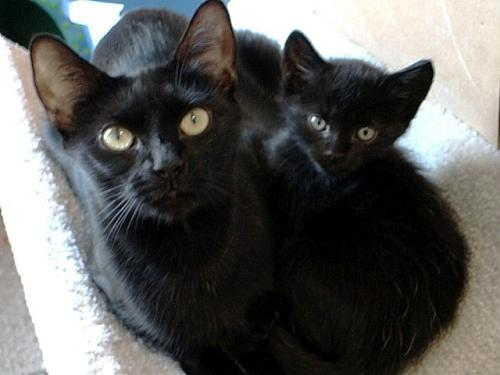
#> input picture Dataset_CvDl_Hw2/Q5/inference_dataset/Cat/8046.jpg, 500 x 375 px, given in place of logo.jpg, which was not available
$ python cvdl_hw2_func.py
#> lines starting #> are read from the running program, lines starting #| are printed output that depends on the picture; pictures that were not available may be replaced by others from this repository, and a replacement may not be noted
import cv2
import numpy as np
import matplotlib.pyplot as plt
from sklearn.decomposition import PCA
from sklearn.metrics import mean_squared_error

# [145 lines left out: functions background_subtraction, optical_flow_preprocessing, optical_flow_video_tracking, not called in this run]

def pca():
    # 讀取ARGB圖像
    image = cv2.imread("./Dataset_CvDl_Hw2/Q3/logo.jpg", cv2.IMREAD_UNCHANGED)
#> image is the input picture: shape (375, 500, 3); mean B, G, R 90.7, 92.6, 92.3

    # 1. 轉換為灰度圖
    gray_image = cv2.cvtColor(image, cv2.COLOR_BGR2GRAY)
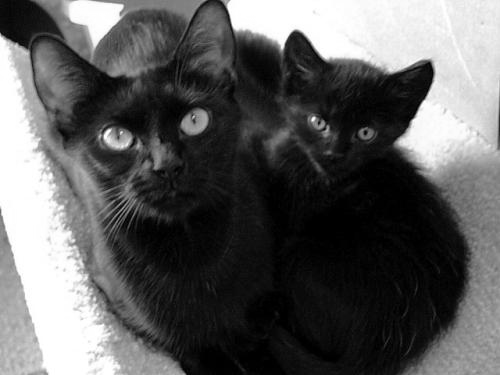
#> gray_image: shape (375, 500); min 0, max 255, mean 92.3

    # 2. 正規化灰度圖像
    normalized_image = gray_image / 255.0

    # 獲取圖像尺寸
    height, width = normalized_image.shape
#> height = 375; width = 500

    # 初始化PCA
    pca = PCA()

    # 初始化最小誤差和最小主成分數量
    min_error = float('inf')
    min_components = 0

    # 迭代主成分數量，計算重建誤差
    for n in range(1, min(height, width) + 1):
        pca.n_components = n
        transformed_image = pca.fit_transform(normalized_image)
        reconstructed_image = pca.inverse_transform(transformed_image)
        mse = mean_squared_error(normalized_image, reconstructed_image)

        # 判斷是否滿足條件
        if mse <= 3.0 and mse < min_error:
            min_error = mse
            min_components = n
#> this loop made 375 passes
#> mse on passes 1 to 12: 0.0318, 0.0165, 0.0123, 0.00859, 0.00662, 0.00536, 0.00467, 0.00405, 0.00356, 0.00317, 0.00283, 0.00252
#> pass 1, in pca, `reconstructed_image = pca.inverse_transform(transformed_image)`:
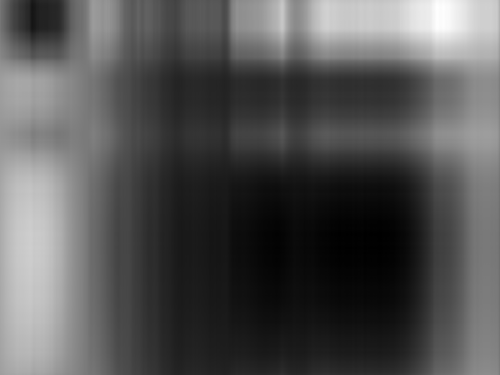
#> reconstructed_image: shape (375, 500) float64; min -0.0834, max 1.27, mean 0.362; drawn with min black and max white
#> pass 2, in pca, `reconstructed_image = pca.inverse_transform(transformed_image)`:
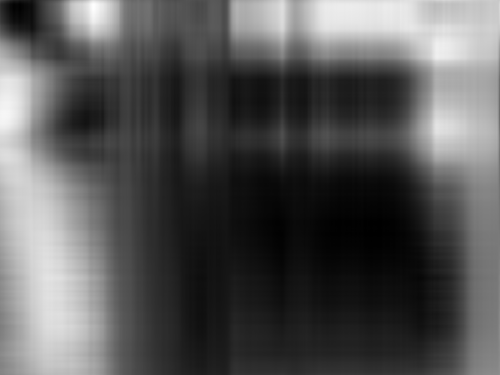
#> reconstructed_image: shape (375, 500) float64; min -0.0614, max 1.19, mean 0.362; drawn with min black and max white
#> pass 3, in pca, `reconstructed_image = pca.inverse_transform(transformed_image)`:
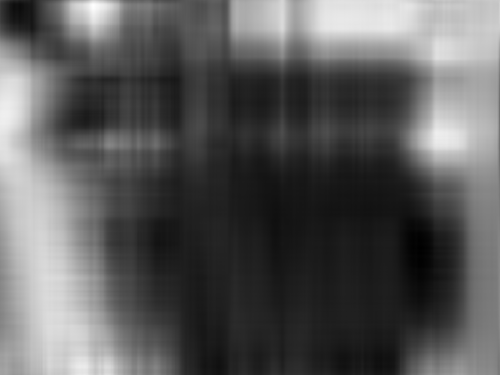
#> reconstructed_image: shape (375, 500) float64; min -0.115, max 1.22, mean 0.362; drawn with min black and max white
#> after the loop:
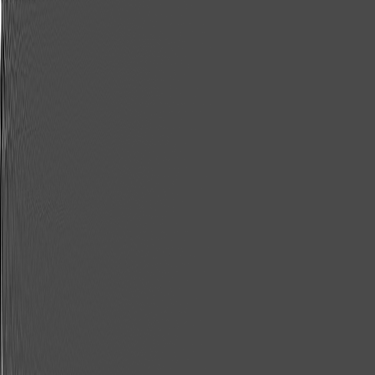
#> transformed_image: shape (375, 375) float64; min -5.05, max 12.19, mean -6.19e-17; drawn with min black and max white
#> after the loop, min_components = 375; min_error = 6.8e-31

    # 顯示最小主成分數量
    print("Minimum components for MSE <= 3.0:", min_components)
#| Minimum components for MSE <= 3.0: 375

    # 重新設置PCA
    pca.n_components = min_components
#> pca.n_components = 375
    transformed_image = pca.fit_transform(normalized_image)
    reconstructed_image = pca.inverse_transform(transformed_image)

    # 顯示原始圖像和重建圖像
    plt.subplot(1, 2, 1)
    plt.imshow(normalized_image, cmap='gray')
    plt.title("Gray Scaled Image")

    plt.subplot(1, 2, 2)
    plt.imshow(reconstructed_image, cmap='gray')
    plt.title(f"Reconstructed Image with {min_components} Components")

    plt.show()


# [12 lines of commented-out code are left out]

if __name__ == "__main__":
    # main()
    pca()
